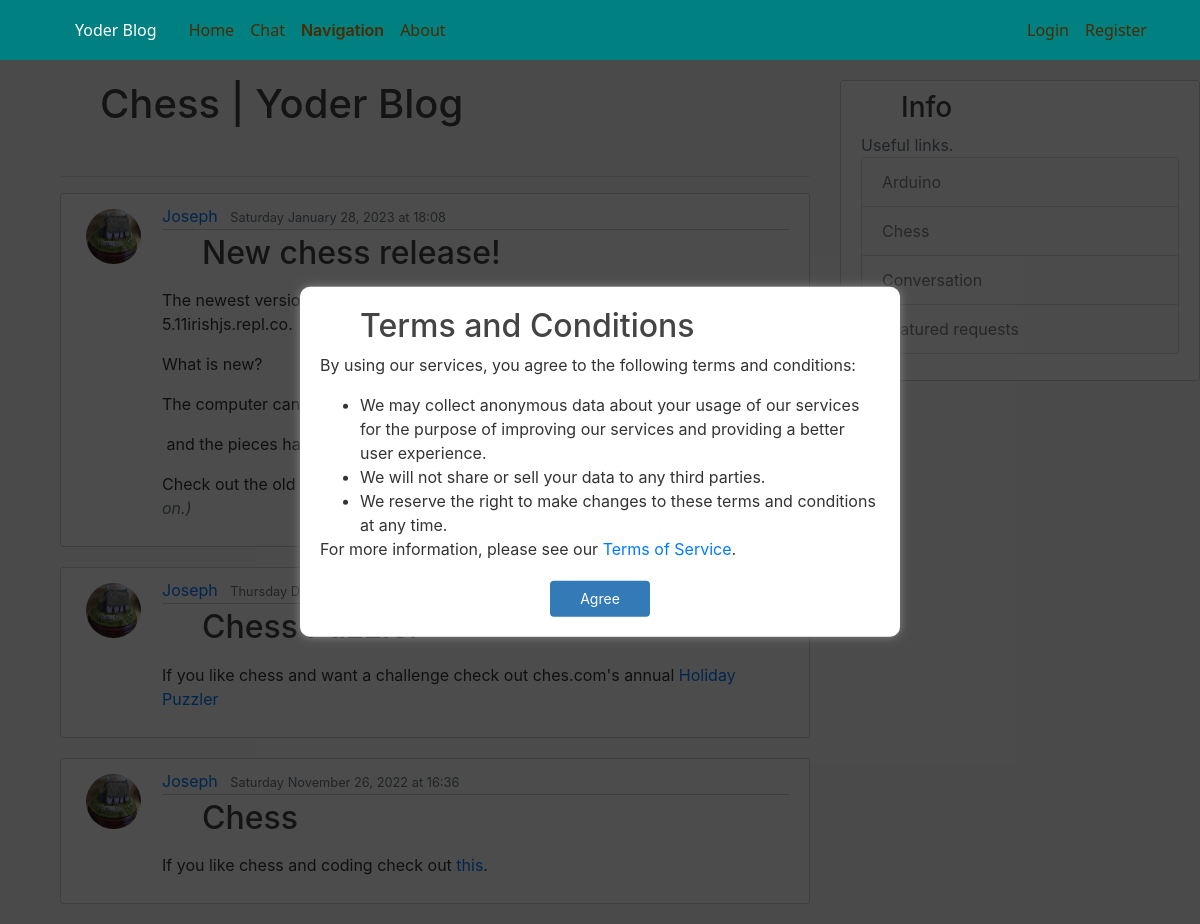
/category/Chess/, run on the app's committed database.
### post/models.py (models this page shows, shortened)
class Post(models.Model):
    title = models.CharField(max_length=200, unique=False)
    content = RichTextField(blank=True, null=True)
    date_posted = models.DateTimeField(default=timezone.now)
    last_modified = models.DateTimeField(auto_now=True)
    author = models.ForeignKey(User, on_delete=models.CASCADE)
    category = models.CharField(max_length=255, default='uncategorized')
    likes = models.ManyToManyField(User, related_name='blog_posts')
    background_img = models.ImageField(default='background.png',
                                       upload_to='post_backgrounds')

### users/models.py (models this page shows, shortened)
class Profile(models.Model):
    user = models.OneToOneField(User, on_delete=models.CASCADE)
    profile_pic = models.ImageField(default='default.png', upload_to='profile_pics')
    bio = models.TextField(default='This is my bio')
    likes = models.ManyToManyField(User, related_name='user_likes')
    theme = models.BooleanField(default=True)
    notifications = models.BooleanField(default=True)
    ip = models.GenericIPAddressField(null=True, blank=True)
    terms = models.BooleanField(default=False, null=False, blank=True)
    gps_coords = models.CharField(blank=True, null=True, max_length=2000)
    last_active = models.DateTimeField(null=True, blank=True)
    are_active =  models.BooleanField(default=False)
    layout = models.BooleanField(default=False)

### main/views.py (the view)
# urls.py: path('category/<str:cats>/', CategoryView, name='cats'),
def CategoryView(request, cats):
    category_posts = Post.objects.filter(category=cats).order_by('-id')
    if request.user.is_authenticated:
        if not request.user.profile.layout:
            return render(request, 'blog/categories.html', {
                'posts': category_posts,
                'cats': cats
            })
        else:
            return render(request, 'themetwo/categories.html', {
                'posts': category_posts,
                'cats': cats
            })
    else:
        return render(request, 'blog/categories.html', {
            'posts': category_posts,
            'cats': cats
        })

### main/templates/blog/categories.html (shortened to what this page needs)
{% extends 'blog/layout.html' %}
{% block content %}
{% if posts %}
<h1>{{ cats }} | Yoder Blog</h1>
<br><hr>
{% for post in posts %}
        <article class="media content-section">
          <img src="{{ post.author.profile.profile_pic.url }}" alt="" class="rounded-circle article-img">
            <div class="media-body">
              <div class="article-metadata">
                <a class="mr-2" href="{% url 'user-posts' post.author.username %}">{{ post.author }}</a>
                <small class="text-muted">{{ post.date_posted|date:"l F d, Y \a\t H:i" }}</small>
              </div>
              {% if post.title|length > 100 %}
              <h2><a class="article-title" href="{% url 'post-detail' post.pk %}">{{ post.title|slice:":100" }}...</a></h2>
              {% else %}
              <h2><a class="article-title" href="{% url 'post-detail' post.pk %}">{{ post.title }}</a></h2>
              {% endif %}
              {% if post.content|length > 300 %}
                <p class="article-content">{{ post.content|slice:":300"|safe }} ... <i><span class="text-muted">(Click the post to read on.)</span></i></p>
            {% else %}
                <p class="article-content">{{ post.content|safe }}</p>
              {% endif %}
            </div>
          </article>
        {% endfor %}
{% else %}
<h1>There are No Posts with that Category</h1>
<a class="btn btn-secondary" href="{% url 'blog-home' %}">GO Home</a>
{% endif %}
{% endblock content %}

### static/css/variables.css (style rules this page uses)
:root { --font-default: 'EB Garamond', system-ui, -apple-system, "Segoe UI", Roboto, "Helvetica Neue", Arial, "Noto Sans", "Liberation Sans", sans-serif, "Apple Color Emoji", "Segoe UI Emoji", "Segoe UI Symbol", "Noto Color Emoji"; --font-primary: 'EB Garamond', serif; --font-secondary: 'Inter', sans-serif; --color-default: #212529; --color-default-rgb: 33, 37, 41; --color-links: #0080ff; --color-links-hover: #002050; --color-primary: #212529; --color-primary-light: #26282c; --color-primary-dark: #0b0c0e; --color-primary-rgb: 33, 37, 41; --color-primary-light-rgb: 38, 40, 44; --color-primary-dark-rgb: 11, 12, 14; --color-secondary: #596d80; --color-secondary-light: #8498aa; --color-secondary-dark: #404f5c; --color-secondary-rgb: 89, 109, 128; --color-secondary-light-rgb: 132, 152, 170; --color-secondary-dark-rgb: 64, 79, 92; --color-blue: #0d6efd; --color-blue-rgb: 13, 110, 253; --color-indigo: #6610f2; --color-indigo-rgb: 102, 16, 242; --color-purple: #6f42c1; --color-purple-rgb: 111, 66, 193; --color-pink: #f3268c; --color-pink-rgb: 243, 38, 140; --color-red: #df1529; --color-red-rgb: 223, 21, 4; --color-orange: #fd7e14; --color-orange-rgb: 253, 126, 20; --color-yellow: #ffc107; --color-yellow-rgb: 255, 193, 7; --color-green: #059652; --color-green-rgb: 5, 150, 82; --color-teal: #20c997; --color-teal-rgb: 32, 201, 151; --color-cyan: #0dcaf0; --color-cyan-rgb: 13, 202, 240; --color-white: #ffffff; --color-white-rgb: 255, 255, 255; --color-gray: #6c757d; --color-gray-rgb: 108, 117, 125; --color-black: #000000; --color-black-rgb: 0, 0, 0; }
:root { --bs-blue: var(--color-blue); --bs-indigo: var(--color-indigo); --bs-purple: var(--color-purple); --bs-pink: var(--color-pink); --bs-red: var(--color-red); --bs-orange: var(--color-orange); --bs-yellow: var(--color-yellow); --bs-green: var(--color-green); --bs-teal: var(--color-teal); --bs-cyan: var(--color-cyan); --bs-white: var(--color-white); --bs-gray: var(--color-gray); --bs-gray-dark: #343a40; --bs-gray-100: #f8f9fa; --bs-gray-200: #e9ecef; --bs-gray-300: #dee2e6; --bs-gray-400: #ced4da; --bs-gray-500: #adb5bd; --bs-gray-600: #6c757d; --bs-gray-700: #495057; --bs-gray-800: #343a40; --bs-gray-900: #212529; --bs-primary: var(--color-blue); --bs-secondary: var(--color-blue); --bs-success: #198754; --bs-info: #0dcaf0; --bs-warning: #ffc107; --bs-danger: #dc3545; --bs-light: #f8f9fa; --bs-dark: #212529; --bs-primary-rgb: var(--color-primary-rgb); --bs-secondary-rgb: var(--color-secondary-rgb); --bs-success-rgb: 25, 135, 84; --bs-info-rgb: 13, 202, 240; --bs-warning-rgb: 255, 193, 7; --bs-danger-rgb: 220, 53, 69; --bs-light-rgb: 248, 249, 250; --bs-dark-rgb: 33, 37, 41; --bs-white-rgb: var(--color-white-rgb); --bs-black-rgb: var(--color-black-rgb); --bs-body-color-rgb: var(--color-default-rgb); --bs-body-bg-rgb: 255, 255, 255; --bs-font-sans-serif: var(--font-default); --bs-font-monospace: SFMono-Regular, Menlo, Monaco, Consolas, "Liberation Mono", "Courier New", monospace; --bs-gradient: linear-gradient(180deg, rgba(255, 255, 255, 0.15), rgba(255, 255, 255, 0)); --bs-body-font-family: var(--font-default); --bs-body-font-size: 1rem; --bs-body-font-weight: 400; --bs-body-line-height: 1.5; --bs-body-color: var(--color-default); --bs-body-bg: #fff; }

### static/main.css (style rules this page uses)
.article-content { white-space: pre-line; margin-right: 0; }
.article-img { height: 65px; width: 65px; margin-right: 16px; }

### static/light.css (style rules this page uses)
body { background: #fafafa; color: #333333; margin-top: 5rem; }
h1, h2, h3, h4, h5, h6 { color: #444444; }
.content-section { margin: 0; background: #ffffff; padding: 10px 20px; border: 1px solid #d1d1d1; border-radius: 3px; margin-bottom: 20px; word-wrap: break-word; overflow: hidden; }
.article-title { color: #444444; }
.article-metadata { padding-bottom: 1px; margin-bottom: 4px; border-bottom: 1px solid #d1d1d1; }

### main/templates/blog/categories.html (style rules this page uses)
h2, h3, h4, h5, h1 { text-indent: 40px; }
img { padding: 5px; height: 125px; width: 130px; }

### data on the page
Post: author.profile.profile_pic (picture), author "Joseph", date_posted "Saturday January 28, 2023 at 18:08", title "New chess release!", content "The newest version What is new? The computer can and the pieces Check out the old…"
Post: author.profile.profile_pic (picture), author "Joseph", date_posted "Thursday…", title "Chess…", content "If you like chess and want a challenge check out ches.com's annual Holiday Puzzler"
Post: author.profile.profile_pic (picture), author "Joseph", date_posted "Saturday November 26, 2022 at 16:36", title "Chess", content "If you like chess and coding check out this ."

### other printed values
{{ cats }} "Chess"
